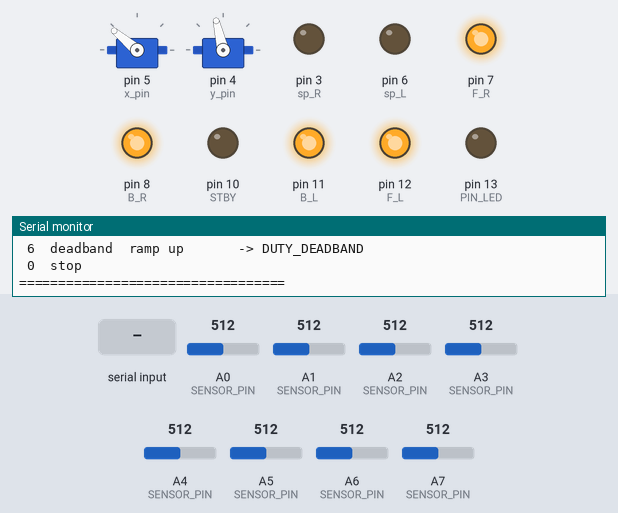
Bench run of a sketch on a simulated Arduino Nano, built with avr-gcc and run on an emulated ATmega328P. Shown: 2 × servo, output pins drawn as LEDs (lit = HIGH), the last lines printed to the serial monitor. The inputs (shaded band) are chosen by the test bench; at power-on: A0 (SENSOR_PIN) = 512, A1 (SENSOR_PIN) = 512, A2 (SENSOR_PIN) = 512, A3 (SENSOR_PIN) = 512, A4 (SENSOR_PIN) = 512, A5 (SENSOR_PIN) = 512, A6 (SENSOR_PIN) = 512, A7 (SENSOR_PIN) = 512.

Above: at 1.6 s.
1.7 s: byte 49 ('1') received over Serial
At 2.02 s:
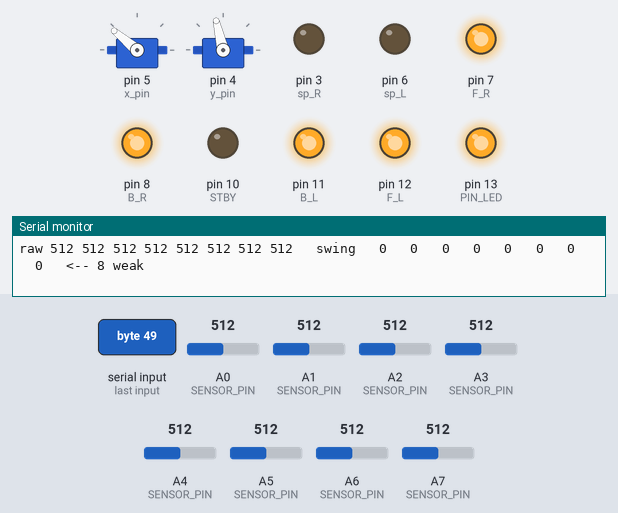
4.7 s: "0\n" received over Serial
At 5.3 s:
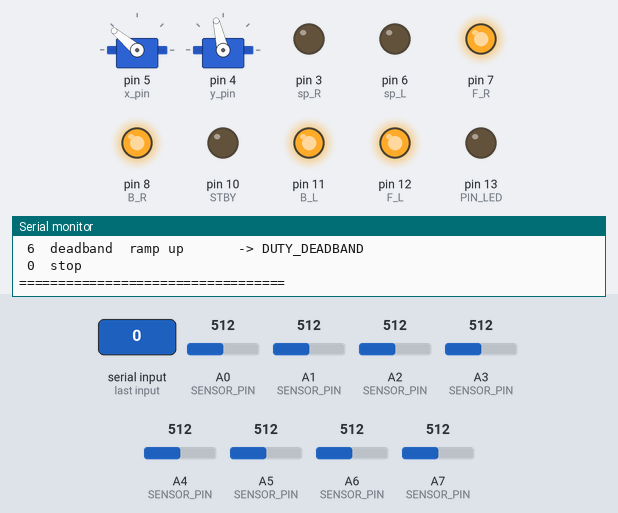
6.2 s: byte 50 ('2') received over Serial
At 6.9 s:
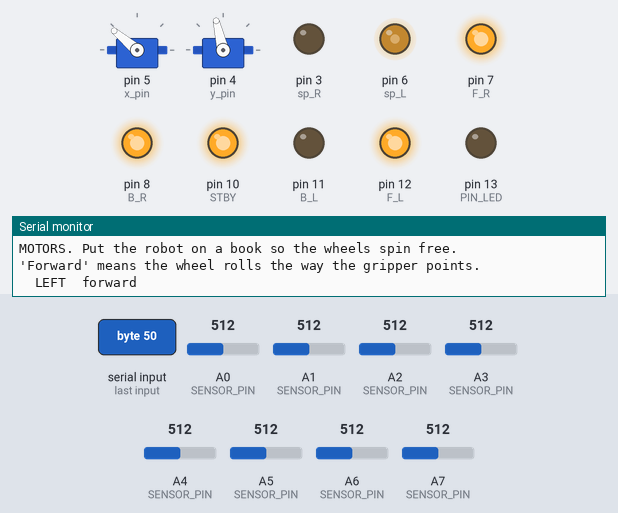
9.2 s: "90\n" received over Serial
At 9.8 s:
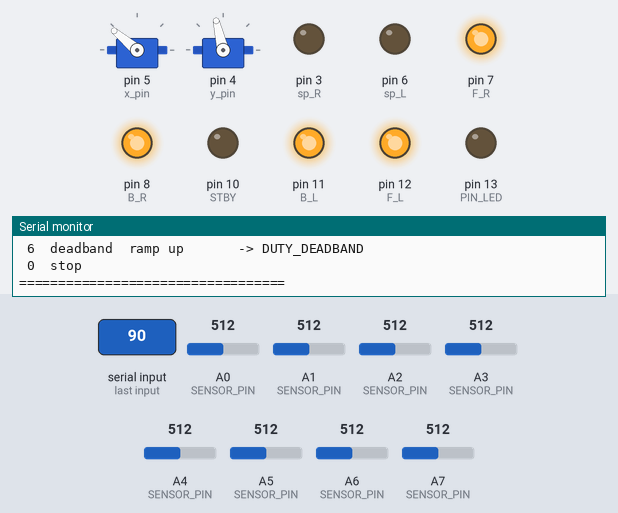
10.7 s: byte 53 ('5') received over Serial
At 13.6 s:
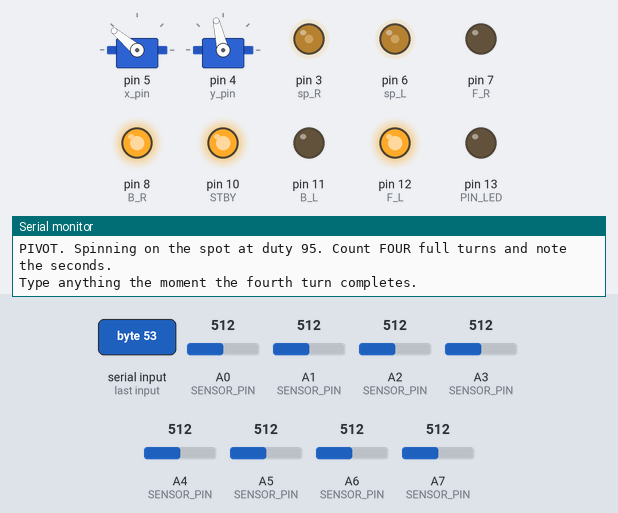
13.7 s: byte 51 ('3') received over Serial
At 14.9 s:
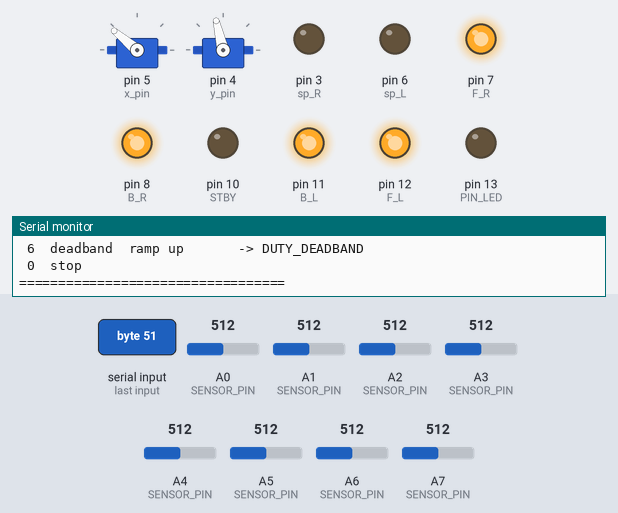
Timing chart, 0 to 16.2 s (numbered marks = the images above; inputs shaded):
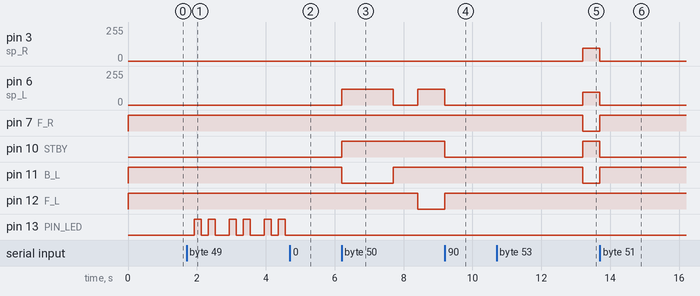

Measured:
- after the input at 1.7 s, pin 13 (PIN_LED): LOW → HIGH after 0.22 s, then repeats every 1.0 s: LOW 0.20 s, HIGH 0.20 s, LOW 0.41 s, HIGH 0.20 s
- after the input at 4.7 s, pin 13 (PIN_LED): stops changing and stays LOW
- after the input at 6.2 s, pin 6 (sp_L): 0/255 → 120/255 at once, → 0/255 1.5 s later, → 120/255 0.70 s later; pin 10 (STBY): LOW → HIGH at once; pin 11 (B_L): HIGH → LOW at once, → HIGH 1.5 s later; pin 12 (F_L): HIGH → LOW after 2.2 s
- after the input at 9.2 s, pin 3 (sp_R): stays 0/255 (without the input it goes to 120/255 after 1.4 s); pin 6 (sp_L): 120/255 → 0/255 after 0.00 s instead of 0.71 s; pin 8 (B_R): stays HIGH (without the input it goes to LOW after 1.4 s); pin 10 (STBY): HIGH → LOW at once; pin 12 (F_L): LOW → HIGH after 0.00 s instead of 0.71 s
- after the input at 10.7 s, pin 3 (sp_R), pin 6 (sp_L): 0/255 → 95/255 after 2.5 s; pin 7 (F_R), pin 11 (B_L): HIGH → LOW after 2.5 s; pin 10 (STBY): LOW → HIGH after 2.5 s
- after the input at 13.7 s, pin 3 (sp_R), pin 6 (sp_L): 95/255 → 0/255 at once; pin 7 (F_R), pin 11 (B_L): LOW → HIGH at once; pin 10 (STBY): HIGH → LOW at once

The sketch:

robot_test.ino
```cpp
/* =====================================================================
 *  robot_test.ino -- bench test rig for the e33 robot
 * =====================================================================
 *
 *  A standalone sketch. It shares NO code with the mission firmware on
 *  purpose: it has to still work when the mission firmware does not, and it
 *  must never be the thing under test. The pin numbers below are the only
 *  thing it duplicates -- check they match config.h if you ever move a wire.
 *
 *  Upload, open the Serial Monitor at 115200, set line ending to "Newline",
 *  and type a number. Nothing moves until you ask it to.
 *
 *    1  sensors      live raw values, with the swing each channel has seen
 *    2  motors       each wheel forward then back, to check wiring
 *    3  servos       set the gripper and arm by hand, to find your angles
 *    4  speed        drive straight for 3 s   -> CM_PER_S_AT_CAL
 *    5  pivot        spin for 4 turns         -> MS_PER_90DEG
 *    6  deadband     ramp the duty until the wheels start -> DUTY_DEADBAND
 *    0  stop         brake everything and return to the menu
 *
 *  Type 0 at any time to stop. Safety: the motor driver is left disabled
 *  until a test that needs it starts, and re-disabled when it finishes.
 * ===================================================================== */

#include <Servo.h>

/* ---- pins: must match robot_countGride/config.h ---------------------- */
#define sp_L   6     /* TB6612 PWMA - left  */
#define F_L   12     /* TB6612 AIN1         */
#define B_L   11     /* TB6612 AIN2         */
#define sp_R   3     /* TB6612 PWMB - right */
#define F_R    7     /* TB6612 BIN1         */
#define B_R    8     /* TB6612 BIN2         */
#define STBY  10     /* TB6612 standby      */
#define x_pin  5     /* gripper servo       */
#define y_pin  4     /* arm lift servo      */
#define PIN_LED 13

/* Duty used by the speed and pivot calibrations. Keep these equal to
 * DUTY_CAL and DUTY_PIVOT in config.h or the numbers you measure will not
 * mean what config.h thinks they mean. */
#define DUTY_CAL    120
#define DUTY_PIVOT   95

static const uint8_t SENSOR_PIN[8] = { A0, A1, A2, A3, A4, A5, A6, A7 };

Servo servo_x, servo_y;
int gripAngle = 140;
int armAngle  = 103;

/* Rolling extremes per channel, so you can slide the robot across a line and
 * read the actual swing instead of guessing at it. */
uint16_t seenLo[8], seenHi[8];

/* ------------------------------------------------------------------ ADC --
 * Same trick the mission firmware uses: after switching channel the ADC's
 * sample-and-hold needs time to charge through a high-impedance sensor, and
 * it only gets the first 1.5 ADC clocks of a conversion to do it. Convert
 * twice and keep the second, or a black line reads less black than it is. */
static uint16_t adcRead(uint8_t ch) {
#if defined(__AVR__)
  ADMUX = (uint8_t)((1 << REFS0) | (ch & 0x0F));
  ADCSRA |= (uint8_t)(1 << ADSC);
  while (ADCSRA & (1 << ADSC)) { }
  (void)ADC;
  ADCSRA |= (uint8_t)(1 << ADSC);
  while (ADCSRA & (1 << ADSC)) { }
  return ADC;
#else
  return analogRead(SENSOR_PIN[ch]);
#endif
}

/* ---------------------------------------------------------------- motors -- */
static void motorL(int duty) {
  if (duty > 0)      { digitalWrite(F_L, 1); digitalWrite(B_L, 0); analogWrite(sp_L, duty); }
  else if (duty < 0) { digitalWrite(F_L, 0); digitalWrite(B_L, 1); analogWrite(sp_L, -duty); }
  else               { digitalWrite(F_L, 1); digitalWrite(B_L, 1); analogWrite(sp_L, 0); }
}
static void motorR(int duty) {
  if (duty > 0)      { digitalWrite(F_R, 1); digitalWrite(B_R, 0); analogWrite(sp_R, duty); }
  else if (duty < 0) { digitalWrite(F_R, 0); digitalWrite(B_R, 1); analogWrite(sp_R, -duty); }
  else               { digitalWrite(F_R, 1); digitalWrite(B_R, 1); analogWrite(sp_R, 0); }
}
static void driverOn()  { digitalWrite(STBY, 1); }
static void driverOff() { motorL(0); motorR(0); digitalWrite(STBY, 0); }

/* True if the user typed 0 (or anything) while a test is running. */
static bool aborted() {
  if (!Serial.available()) return false;
  while (Serial.available()) Serial.read();
  Serial.println(F("  -- stopped --"));
  return true;
}

/* Wait ms, but bail out early if the user types. */
static bool holdFor(uint32_t ms) {
  uint32_t t0 = millis();
  while ((uint32_t)(millis() - t0) < ms) {
    if (aborted()) return false;
  }
  return true;
}

/* =================================================================== menu */

static void menu() {
  Serial.println();
  Serial.println(F("=========== robot_test ==========="));
  Serial.println(F(" 1  sensors   live values + swing"));
  Serial.println(F(" 2  motors    wiring / direction"));
  Serial.println(F(" 3  servos    find your angles"));
  Serial.println(F(" 4  speed     3 s straight  -> CM_PER_S_AT_CAL"));
  Serial.println(F(" 5  pivot     4 turns       -> MS_PER_90DEG"));
  Serial.println(F(" 6  deadband  ramp up       -> DUTY_DEADBAND"));
  Serial.println(F(" 0  stop"));
  Serial.println(F("=================================="));
}

/* ================================================================ 1: sensors */

static void testSensors() {
  Serial.println(F("SENSORS. Slide the robot on and off a line. Type anything to stop."));
  Serial.println(F("Want each channel LOW over the mat, HIGH over the tape,"));
  Serial.println(F("and a swing of at least 150 counts -- ideally 400+."));
  for (uint8_t i = 0; i < 8; i++) { seenLo[i] = 1023; seenHi[i] = 0; }

  while (!aborted()) {
    Serial.print(F("raw"));
    for (uint8_t i = 0; i < 8; i++) {
      uint16_t v = adcRead(i);
      if (v < seenLo[i]) seenLo[i] = v;
      if (v > seenHi[i]) seenHi[i] = v;
      Serial.print(' ');
      if (v < 100) Serial.print(' ');
      if (v < 10)  Serial.print(' ');
      Serial.print((int)v);
    }
    Serial.print(F("   swing"));
    uint8_t weak = 0;
    for (uint8_t i = 0; i < 8; i++) {
      uint16_t sw = (seenHi[i] > seenLo[i]) ? (uint16_t)(seenHi[i] - seenLo[i]) : 0;
      if (sw < 150) weak++;
      Serial.print(' ');
      if (sw < 100) Serial.print(' ');
      if (sw < 10)  Serial.print(' ');
      Serial.print((int)sw);
    }
    if (weak) { Serial.print(F("   <-- ")); Serial.print((int)weak); Serial.print(F(" weak")); }
    Serial.println();
    digitalWrite(PIN_LED, (millis() / 250) & 1);
    delay(200);
  }
  digitalWrite(PIN_LED, 0);

  Serial.println(F("--- summary: lo / hi / swing per channel ---"));
  for (uint8_t i = 0; i < 8; i++) {
    uint16_t sw = (seenHi[i] > seenLo[i]) ? (uint16_t)(seenHi[i] - seenLo[i]) : 0;
    Serial.print(F("  A")); Serial.print(i);
    Serial.print(F("  lo ")); Serial.print((int)seenLo[i]);
    Serial.print(F("  hi ")); Serial.print((int)seenHi[i]);
    Serial.print(F("  swing ")); Serial.print((int)sw);
    if (sw < 150) Serial.print(F("   WEAK: check height (5-10 mm), dirt, trimpot"));
    Serial.println();
  }
}

/* ================================================================= 2: motors */

static void testMotors() {
  Serial.println(F("MOTORS. Put the robot on a book so the wheels spin free."));
  Serial.println(F("'Forward' means the wheel rolls the way the gripper points."));
  driverOn();
  const __FlashStringHelper *label[6] = {
    F("LEFT  forward"), F("LEFT  reverse"),
    F("RIGHT forward"), F("RIGHT reverse"),
    F("BOTH  forward  (robot would drive straight)"),
    F("SPIN  right    (left fwd, right back)")
  };
  for (uint8_t i = 0; i < 6; i++) {
    Serial.print(F("  ")); Serial.println(label[i]);
    switch (i) {
      case 0: motorL(DUTY_CAL);  motorR(0);          break;
      case 1: motorL(-DUTY_CAL); motorR(0);          break;
      case 2: motorL(0);         motorR(DUTY_CAL);   break;
      case 3: motorL(0);         motorR(-DUTY_CAL);  break;
      case 4: motorL(DUTY_CAL);  motorR(DUTY_CAL);   break;
      default: motorL(DUTY_CAL); motorR(-DUTY_CAL);  break;
    }
    bool ok = holdFor(1500);
    motorL(0); motorR(0);
    if (!ok) { driverOff(); return; }
    if (!holdFor(700)) { driverOff(); return; }
  }
  driverOff();
  Serial.println(F("If a wheel ran backwards, set INVERT_LEFT or INVERT_RIGHT"));
  Serial.println(F("to 1 in config.h. No need to change the wiring."));
}

/* ================================================================= 3: servos */

static void testServos() {
  Serial.println(F("SERVOS. Type: g<angle> for the gripper, a<angle> for the arm."));
  Serial.println(F("  e.g.  g75   a103     Type 0 to finish."));
  Serial.print(F("  now: grip ")); Serial.print(gripAngle);
  Serial.print(F("  arm ")); Serial.println(armAngle);

  String line = "";
  while (true) {
    while (Serial.available()) {
      char c = (char)Serial.read();
      if (c == '\n' || c == '\r') {
        line.trim();
        if (line.length() == 0) { continue; }
        if (line == "0") { Serial.println(F("  -- done --")); return; }
        char what = line.charAt(0);
        int ang = line.substring(1).toInt();
        if ((what == 'g' || what == 'a') && ang >= 0 && ang <= 180) {
          /* step there rather than jumping: an unrestrained sweep pulls enough
           * current to dip the shared 5 V rail and reset the Nano. */
          int *cur = (what == 'g') ? &gripAngle : &armAngle;
          Servo *sv = (what == 'g') ? &servo_x : &servo_y;
          int step = (ang > *cur) ? 3 : -3;
          while (*cur != ang) {
            if ((step > 0 && *cur + step > ang) || (step < 0 && *cur + step < ang)) *cur = ang;
            else *cur += step;
            sv->write(*cur);
            delay(12);
          }
          Serial.print(F("  grip ")); Serial.print(gripAngle);
          Serial.print(F("  arm ")); Serial.println(armAngle);
        } else {
          Serial.println(F("  ? use g<0-180> or a<0-180>, or 0 to finish"));
        }
        line = "";
      } else if (line.length() < 8) {
        line += c;
      }
    }
  }
}

/* ================================================================== 4: speed */

static void testSpeed() {
  Serial.print(F("SPEED. Driving straight for 3 s at duty "));
  Serial.print(DUTY_CAL);
  Serial.println(F(". Give it room. Starting in 3 s..."));
  if (!holdFor(3000)) return;
  driverOn();
  motorL(DUTY_CAL); motorR(DUTY_CAL);
  uint32_t t0 = millis();
  bool ok = holdFor(3000);
  uint32_t ran = millis() - t0;
  driverOff();
  if (!ok) { Serial.println(F("  aborted, ignore the distance")); return; }
  Serial.print(F("  ran for ")); Serial.print((int)ran); Serial.println(F(" ms"));
  Serial.println(F("  Measure the distance with a ruler, then:"));
  Serial.println(F("     CM_PER_S_AT_CAL = distance_in_cm / 3"));
  Serial.println(F("  If it curved, the wheels are mismatched -- use TRIM_R_PCT."));
}

/* ================================================================== 5: pivot */

static void testPivot() {
  Serial.print(F("PIVOT. Spinning on the spot at duty "));
  Serial.print(DUTY_PIVOT);
  Serial.println(F(". Count FOUR full turns and note the seconds."));
  Serial.println(F("Type anything the moment the fourth turn completes."));
  if (!holdFor(2500)) return;
  driverOn();
  motorL(DUTY_PIVOT); motorR(-DUTY_PIVOT);
  uint32_t t0 = millis();
  while (!aborted()) {
    if ((uint32_t)(millis() - t0) > 30000ul) break;   /* never spin forever */
  }
  uint32_t ran = millis() - t0;
  driverOff();
  Serial.print(F("  spun for ")); Serial.print((int)ran); Serial.println(F(" ms"));
  Serial.print(F("  if that was 4 full turns:  MS_PER_90DEG = "));
  Serial.println((int)(ran / 16ul));          /* 4 turns = sixteen 90s */
  Serial.println(F("  (this value is tied to DUTY_PIVOT -- re-measure if you change it)"));
}

/* =============================================================== 6: deadband */

static void testDeadband() {
  Serial.println(F("DEADBAND. Wheels off the ground. Duty ramps up from 0;"));
  Serial.println(F("type anything the INSTANT both wheels start turning."));
  if (!holdFor(2500)) return;
  driverOn();
  int duty = 0;
  while (duty < 160) {
    motorL(duty); motorR(duty);
    Serial.print(F("  duty ")); Serial.println(duty);
    if (aborted()) {
      driverOff();
      Serial.print(F("  DUTY_DEADBAND is about ")); Serial.println(duty);
      Serial.println(F("  Use a value just BELOW where they started."));
      return;
    }
    if (!holdFor(600)) { driverOff(); return; }
    duty += 5;
  }
  driverOff();
  Serial.println(F("  reached 160 without you stopping it -- motors may not be wired"));
}

/* ==================================================================== setup */

void setup() {
  Serial.begin(115200);
  pinMode(sp_L, OUTPUT); pinMode(F_L, OUTPUT); pinMode(B_L, OUTPUT);
  pinMode(sp_R, OUTPUT); pinMode(F_R, OUTPUT); pinMode(B_R, OUTPUT);
  pinMode(STBY, OUTPUT); pinMode(PIN_LED, OUTPUT);
  driverOff();                       /* nothing moves until asked */

#if defined(__AVR__)
  ADCSRA = (uint8_t)((ADCSRA & ~0x07) | 0x05);   /* 500 kHz ADC, as the firmware uses */
#endif

  servo_x.attach(x_pin); servo_x.write(gripAngle);
  servo_y.attach(y_pin); servo_y.write(armAngle);

  delay(400);
  Serial.println();
  Serial.println(F("robot_test ready -- set the Serial Monitor to 'Newline'"));
  menu();
}

void loop() {
  if (!Serial.available()) return;
  char c = (char)Serial.read();
  while (Serial.available()) Serial.read();      /* drop the rest of the line */

  switch (c) {
    case '1': testSensors();  break;
    case '2': testMotors();   break;
    case '3': testServos();   break;
    case '4': testSpeed();    break;
    case '5': testPivot();    break;
    case '6': testDeadband(); break;
    case '0': driverOff(); Serial.println(F("stopped")); break;
    default : return;                            /* ignore stray newlines */
  }
  menu();
}
```
